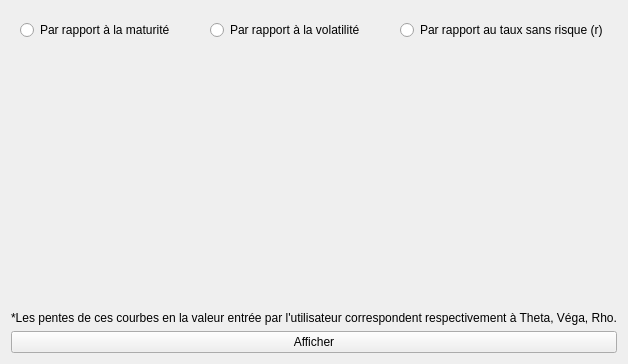
      <widget class="QWidget" name="tab_8">
       <attribute name="title">
        <string>Variation des paramètres</string>
       </attribute>
       <layout class="QVBoxLayout" name="verticalLayout_21">
        <item>
         <widget class="QWidget" name="widget_19" native="true">
          <layout class="QHBoxLayout" name="horizontalLayout_9">
           <item>
            <widget class="QRadioButton" name="VarT">
             <property name="text">
              <string>Par rapport à la maturité</string>
             </property>
            </widget>
           </item>
           <item>
            <widget class="QRadioButton" name="VarVol">
             <property name="text">
              <string>Par rapport à la volatilité</string>
             </property>
            </widget>
           </item>
           <item>
            <widget class="QRadioButton" name="Varr">
             <property name="text">
              <string>Par rapport au taux sans risque (r)</string>
             </property>
            </widget>
           </item>
          </layout>
         </widget>
        </item>
        <item>
         <widget class="QCustomPlot" name="VarPar" native="true">
          <property name="sizePolicy">
           <sizepolicy hsizetype="Expanding" vsizetype="Expanding">
            <horstretch>0</horstretch>
            <verstretch>0</verstretch>
           </sizepolicy>
          </property>
          <property name="minimumSize">
           <size>
            <width>300</width>
            <height>250</height>
           </size>
          </property>
         </widget>
        </item>
        <item>
         <widget class="QLabel" name="label_36">
          <property name="font">
           <font>
            <pointsize>9</pointsize>
           </font>
          </property>
          <property name="text">
           <string>*Les pentes de ces courbes en la valeur entrée par l'utilisateur correspondent respectivement à Theta, Véga, Rho.</string>
          </property>
         </widget>
        </item>
        <item>
         <widget class="QPushButton" name="OKVarP">
          <property name="text">
           <string>Afficher</string>
          </property>
         </widget>
        </item>
       </layout>
      </widget>
